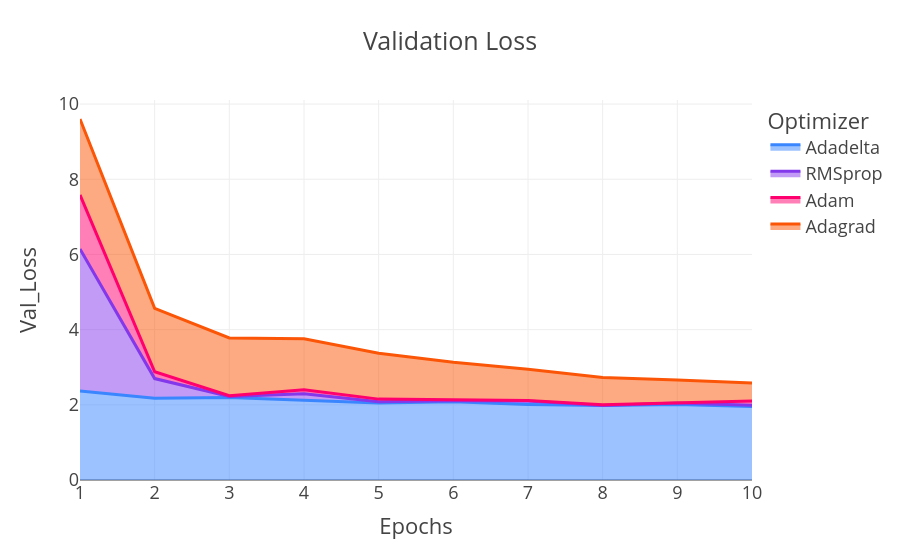

Source (notebook cell):
### Code cell
scatterplot = px.area(
    data_frame=opt,
    x="Epochs",
    y="Val_Loss",
    color="Optimizer",                                              
    color_discrete_sequence=["#3a86ff", "#8338ec", "#ff006e", "#fb5607"],   
    title='Validation Loss',
    template='presentation',   
)
pyo.iplot(scatterplot, filename = 'Opt_val_loss')

### Figure 1 — Plotly figure (JSON) as saved in the notebook; plotly's stock layout.template omitted (floating-point values rounded to 4 significant figures)
{"data": [{"fillpattern": {"shape": ""}, "hovertemplate": "Optimizer=Adadelta<br>Epochs=%{x}<br>Val_Loss=%{y}<extra></extra>", "legendgroup": "Adadelta", "line": {"color": "#3a86ff"}, "marker": {"symbol": "circle"}, "mode": "lines", "name": "Adadelta", "orientation": "v", "showlegend": true, "stackgroup": "1", "type": "scatter", "x": [6, 8, 10, 9, 3, 4, 7, 1, 2, 5], "xaxis": "x", "y": [2.083, 1.98, 1.955, 2.011, 2.193, 2.113, 2.01, 2.367, 2.174, 2.049], "yaxis": "y"}, {"fillpattern": {"shape": ""}, "hovertemplate": "Optimizer=RMSprop<br>Epochs=%{x}<br>Val_Loss=%{y}<extra></extra>", "legendgroup": "RMSprop", "line": {"color": "#8338ec"}, "marker": {"symbol": "circle"}, "mode": "lines", "name": "RMSprop", "orientation": "v", "showlegend": true, "stackgroup": "1", "type": "scatter", "x": [9, 5, 8, 10, 3, 2, 1, 6, 4, 7], "xaxis": "x", "y": [0.0371, 0.03534, 0.004859, 0.0338, 0.03141, 0.524, 3.779, 0.02359, 0.1803, 0.08992], "yaxis": "y"}, {"fillpattern": {"shape": ""}, "hovertemplate": "Optimizer=Adam<br>Epochs=%{x}<br>Val_Loss=%{y}<extra></extra>", "legendgroup": "Adam", "line": {"color": "#ff006e"}, "marker": {"symbol": "circle"}, "mode": "lines", "name": "Adam", "orientation": "v", "showlegend": true, "stackgroup": "1", "type": "scatter", "x": [2, 1, 10, 4, 8, 3, 9, 5, 6, 7], "xaxis": "x", "y": [0.1829, 1.438, 0.1127, 0.1063, 0.0164, 0.01773, 0.0101, 0.06779, 0.02402, 0.01513], "yaxis": "y"}, {"fillpattern": {"shape": ""}, "hovertemplate": "Optimizer=Adagrad<br>Epochs=%{x}<br>Val_Loss=%{y}<extra></extra>", "legendgroup": "Adagrad", "line": {"color": "#fb5607"}, "marker": {"symbol": "circle"}, "mode": "lines", "name": "Adagrad", "orientation": "v", "showlegend": true, "stackgroup": "1", "type": "scatter", "x": [7, 4, 8, 5, 10, 1, 2, 6, 3, 9], "xaxis": "x", "y": [0.8329, 1.355, 0.728, 1.221, 0.4813, 2.019, 1.685, 1.003, 1.537, 0.6027], "yaxis": "y"}], "layout": {"legend": {"title": {"text": "Optimizer"}, "tracegroupgap": 0}, "title": {"text": "Validation Loss"}, "xaxis": {"anchor": "y", "domain": [0, 1], "title": {"text": "Epochs"}}, "yaxis": {"anchor": "x", "domain": [0, 1], "title": {"text": "Val_Loss"}}}}
